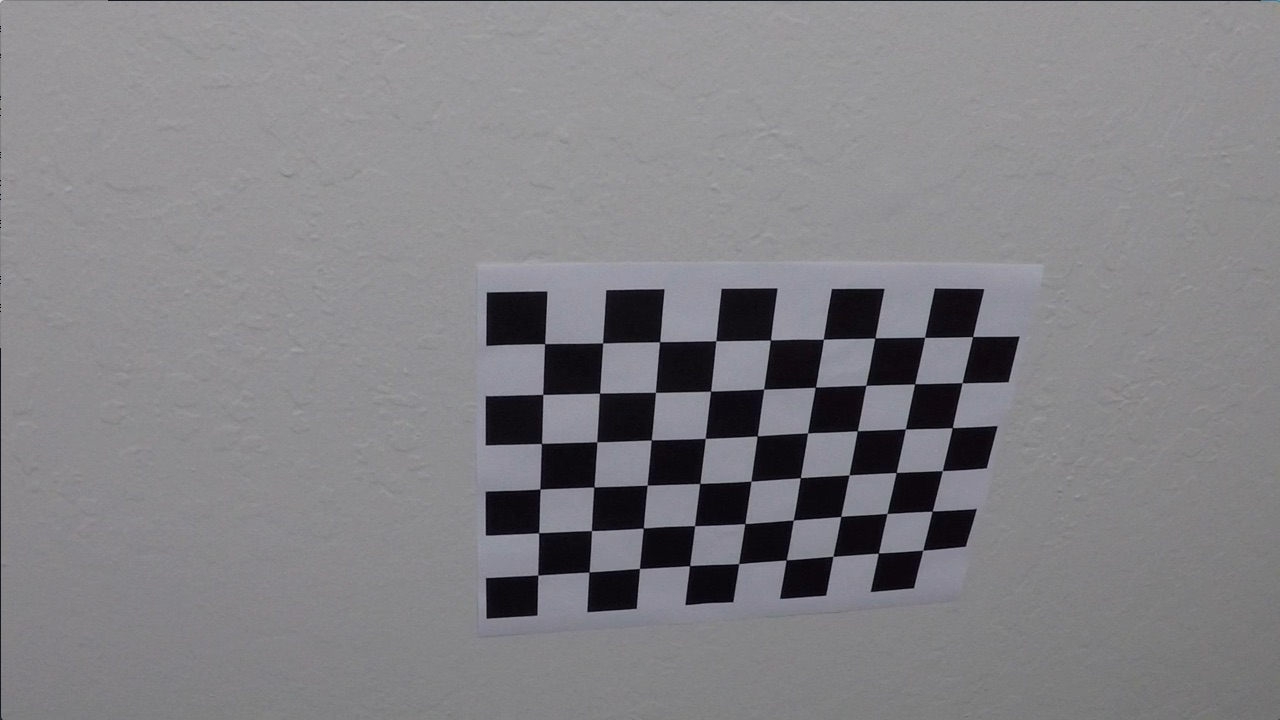
#> input picture Project/6. Project4 (Advanced Lane Finding)/camera_cal/calibration10.jpg, 1280 x 720 px; its folder holds only this picture in this run
$ jupyter execute --allow-errors 'Advanced Lane Finding Project.ipynb'   (shell and % lines are left out)   (older library calls are emulated)
#> lines starting #> are read from the running program, lines starting #| are printed output that depends on the picture; after the words box and inside, x2 and y2 are one past the last pixel; in counts of white or black regions, pixels touching at a corner belong together
# Camera Calibration and Distorsion Correction

[cell 1]
import math
import numpy as np
import cv2
import glob
import pickle
from tqdm import tqdm
import matplotlib.pyplot as plt

[cell 2]
# prepare object points, like (0,0,0), (1,0,0), (2,0,0) ....,(6,5,0)
objp = np.zeros((6*9,3), np.float32)
objp[:,:2] = np.mgrid[0:9, 0:6].T.reshape(-1,2)

# Arrays to store object points and image points from all the images.
objpoints = [] # 3d points in real world space
imgpoints = [] # 2d points in image plane.

# Make a list of calibration images
folder_path = './camera_cal/'
images = glob.glob('./camera_cal/calibration*.jpg')

def camera_calibration(gray_image_data):
    images = np.copy(gray_image_data)

    # Step through the list and search for chessboard corners
    for idx, fname in tqdm(enumerate(images)):
        img = cv2.imread(fname)
#> img is the input picture: shape (720, 1280, 3); mean B, G, R 133.1, 129.4, 130.2
        gray = cv2.cvtColor(img, cv2.COLOR_BGR2GRAY)

        # Find the chessboard corners
        ret, corners = cv2.findChessboardCorners(gray, (9,6), None)
#> ret = True; corners = 54 rows, first 8: [545.3, 343.1], [602.7, 342.8], [660.1, 341.3], [715.8, 340.7], [770.6, 340], [823.5, 339.2], [874.3, 338.5], [925.1, 337.4]

        # If found, add object points, image points
        if ret == True:
            objpoints.append(objp)
            imgpoints.append(corners)

            # Draw and display the corners
            cv2.drawChessboardCorners(img, (9,6), corners, ret)
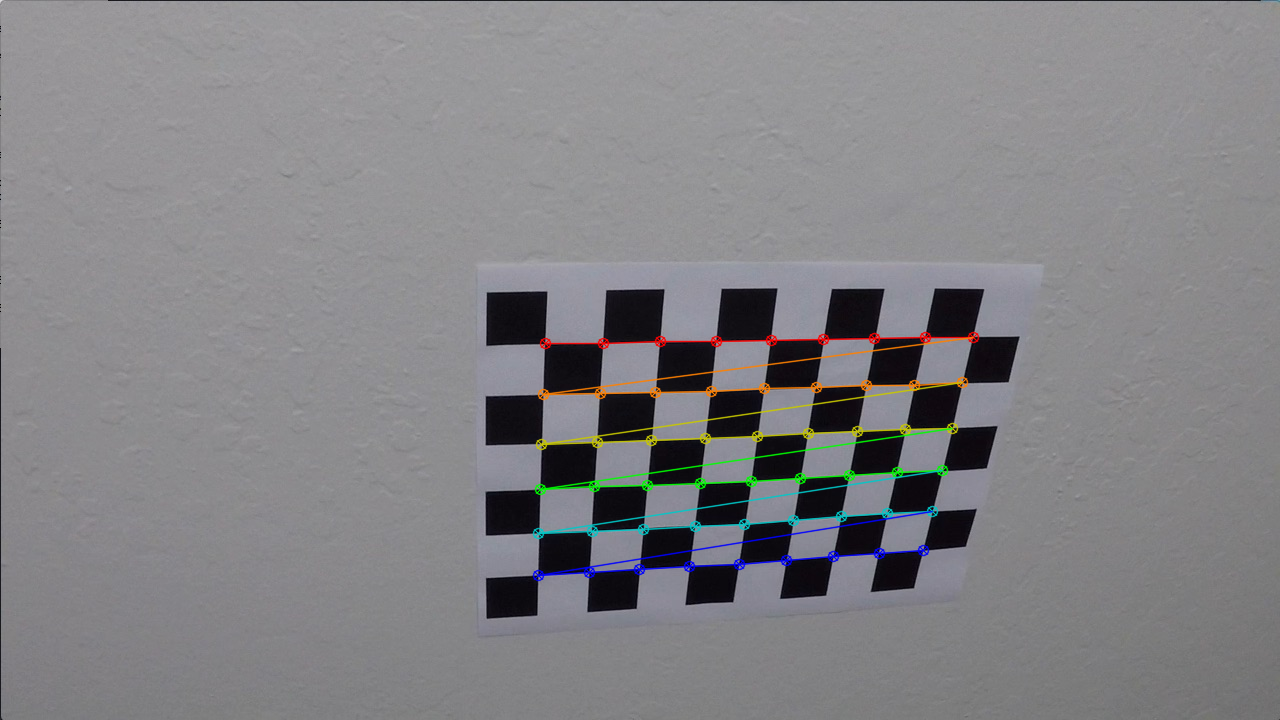
#> img: shape (720, 1280, 3); 1.91% of pixels changed, all inside (x1, y1, x2, y2) = (532, 331, 980, 582)
            write_name = './camera_cal/corners_found'+str(idx)+'.jpg'
            cv2.imwrite(write_name, img)
            #cv2.imshow('img', img)
            #cv2.waitKey(500)

    # Do camera calibration given object points and image points
    img_size = (img.shape[1], img.shape[0])
#> img_size = (1280, 720)
    ret, mtx, dist, rvecs, tvecs = cv2.calibrateCamera(objpoints, imgpoints, img_size, None, None)
#> ret = 0.68; mtx = [[1143.7, 0, 681.7], [0, 1109.2, 367.7], [0, 0, 1]]; dist = [[-0.515, 2.99, -0.00876, 0.00937, 1.41]]; rvecs = ([0.451, -0.252, 0.0361],); tvecs = ([-2.31, -0.422, 19.12],)

    return ret, mtx, dist, rvecs, tvecs

ret, mtx, dist, rvecs, tvecs = camera_calibration(images)
#> ret = 0.68; dist = [[-0.515, 2.99, -0.00876, 0.00937, 1.41]]; rvecs = ([0.451, -0.252, 0.0361],); tvecs = ([-2.31, -0.422, 19.12],)

[cell 3]
def distortion_correction(image_data, mtx, dist):
    images = np.copy(image_data)
    for idx, fname in tqdm(enumerate(images)):
        img = cv2.imread(fname)
        #gray = cv2.cvtColor(img, cv2.COLOR_BGR2GRAY)

        dst = cv2.undistort(img, mtx, dist, None, mtx)
        cv2.imwrite('./camera_cal/undist'+str(idx)+'.jpg', dst)

distortion_correction(images, mtx, dist)

[cell 4]
# Save the camera calibration result for later use (we won't worry about rvecs / tvecs)
dist_pickle = {}
dist_pickle["mtx"] = mtx
dist_pickle["dist"] = dist
#print(dist_pickle)
pickle.dump( dist_pickle, open( "./camera_cal/calibration_ pickle.p", "wb" ) )

# Canny Edge Detection

[cell 5]
def grayscale(img):
    """Applies the Grayscale transform
    This will return an image with only one color channel
    but NOTE: to see the returned image as grayscale
    (assuming your grayscaled image is called 'gray')
    you should call plt.imshow(gray, cmap='gray')"""
    return cv2.cvtColor(img, cv2.COLOR_RGB2GRAY)
    # Or use BGR2GRAY if you read an image with cv2.imread()
    # return cv2.cvtColor(img, cv2.COLOR_BGR2GRAY)

def canny(img, low_threshold, high_threshold):
    """Applies the Canny transform"""
    return cv2.Canny(img, low_threshold, high_threshold)

def gaussian_blur(img, kernel_size):
    """Applies a Gaussian Noise kernel"""
    return cv2.GaussianBlur(img, (kernel_size, kernel_size), 0)

def region_of_interest(img, vertices):
    """
    Applies an image mask.

    Only keeps the region of the image defined by the polygon
    formed from `vertices`. The rest of the image is set to black.
    """
    #defining a blank mask to start with
    mask = np.zeros_like(img)
    # print("mask: ", mask.shape)

    #defining a 3 channel or 1 channel color to fill the mask with depending on the input image
    if len(img.shape) > 2:
        channel_count = img.shape[2]  # i.e. 3 or 4 depending on your image
        ignore_mask_color = (255,) * channel_count
        # print("True")
    else:
        ignore_mask_color = 255
        # print("False")

    #ignore_mask_color = 255
    #filling pixels inside the polygon defined by "vertices" with the fill color
    cv2.fillPoly(mask, vertices, ignore_mask_color)

    #returning the image only where mask pixels are nonzero
    masked_image = cv2.bitwise_and(img, mask)
    return masked_image


# [52 lines left out: functions draw_lines, hough_lines, weighted_img, normaliseColourImages, not called in this run]

## Enhance Contrast using histogram equalization
def enhanceContrastOfImage(img):
    #return cv2.equalizeHist(img)

    yuv_img = cv2.cvtColor(img, cv2.COLOR_RGB2YUV)
    yuv_img[:,:,0] = cv2.equalizeHist(np.asarray(yuv_img[:,:,0], np.uint8))
    return cv2.cvtColor(yuv_img, cv2.COLOR_YUV2RGB)

    '''
    if np.mean(img) < 50:
        brightImage = img.copy()
        brightImage[:,:,0] = cv2.equalizeHist(img[:,:,0])
        brightImage[:,:,1] = cv2.equalizeHist(img[:,:,1])
        brightImage[:,:,2] = cv2.equalizeHist(img[:,:,2])
        return brightImage
    return img
    '''

[cell 6]
image = cv2.cvtColor(cv2.imread('./test_images/test1.jpg'), cv2.COLOR_BGR2RGB)
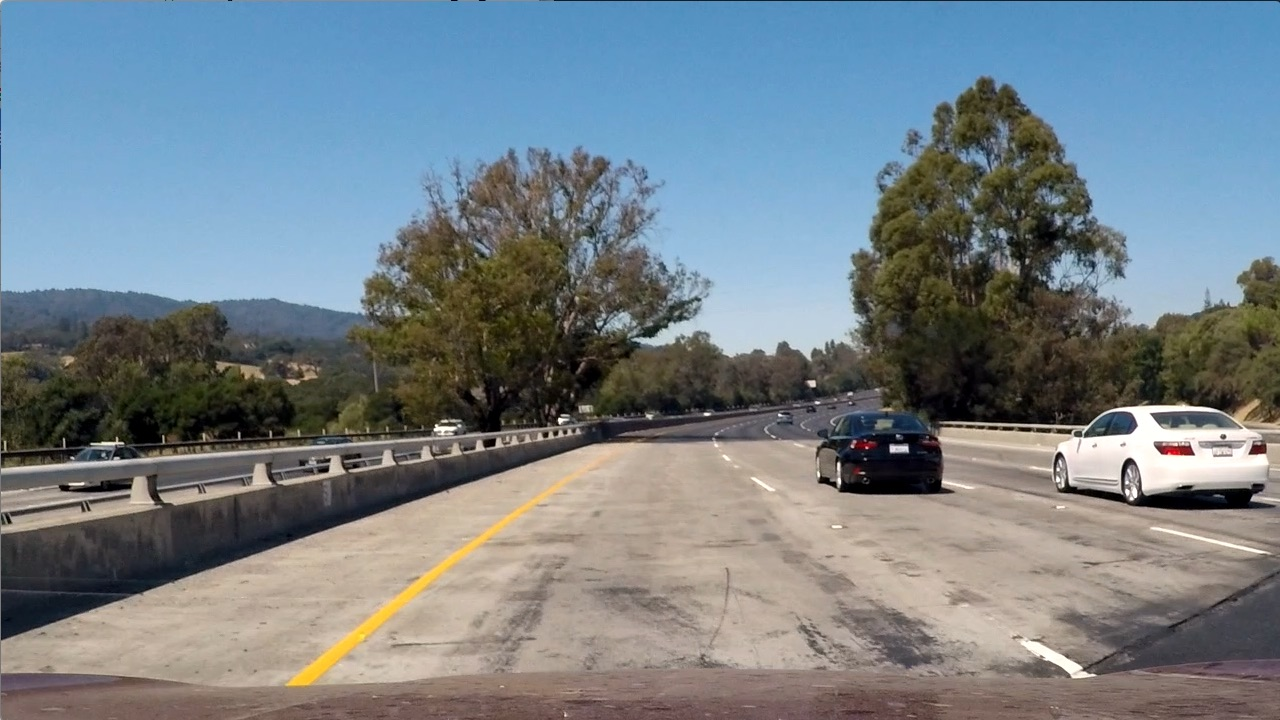
#> input picture Project/6. Project4 (Advanced Lane Finding)/test_images/test1.jpg, 1280 x 720 px
#import matplotlib.image as mpimg
#image = mpimg.imread('./test_images/test1.jpg')
plt.figure(figsize=(13,13))
plt.imshow(image)
#print(image[0:5, 0:5])

[cell 7]
enhanced_img = enhanceContrastOfImage(image)
#> in enhanceContrastOfImage, `yuv_img = cv2.cvtColor(img, cv2.COLOR_RGB2YUV)`: yuv_img: shape (720, 1280, 3); mean of channels 0, 1, 2 126.1, 132.7, 120.5
#> in enhanceContrastOfImage, `yuv_img[:,:,0] = cv2.equalizeHist(np.asarray(yuv_img[:,:,0], np.uint8))`: yuv_img: shape (720, 1280, 3); mean of channels 0, 1, 2 128, 132.7, 120.5
plt.figure(figsize=(13,13))
plt.imshow(enhanced_img, cmap='gray')
print("blur_gray shape:", enhanced_img.shape)
#| blur_gray shape: (720, 1280, 3)

[cell 8]
# Scale Image to gray
gray = grayscale(enhanced_img)
print('Gray scaled image is:', type(gray), 'with dimensions:', gray.shape)
#| Gray scaled image is: <class 'numpy.ndarray'> with dimensions: (720, 1280)
plt.figure(figsize=(13,13))
plt.imshow(gray, cmap='gray')
print(gray[0:5, 0:5])
#| [[251 253 249 228 170]
#|  [253 244 161 140 154]
#|  [248 156 140 131 124]
#|  [220 135 133 121 119]
#|  [166 154 133 121 113]]
#mpimg.imsave("submission/image/gray.jpg", gray, cmap='gray')

[cell 9]
# Blur gray image
blur_gray = gaussian_blur(gray, 5)

plt.figure(figsize=(13,13))
plt.imshow(blur_gray, cmap='gray')
print("blur_gray shape:", blur_gray.shape)
#| blur_gray shape: (720, 1280)

#mpimg.imsave("submission/image/blur_gray.jpg", blur_gray, cmap='gray')

#> (a cell that did not finish here is left out)

[cell 11]
# Mask
imshape = np.shape(image)
#> imshape = (720, 1280, 3)

bottom_mask = 470
middle_mask = 60
width_center = imshape[1]*0.5
#> width_center = 640
height_center = imshape[0]*0.59
#> height_center = 424.8
height_bottom = imshape[0]*0.1
#> height_bottom = 72

vertices = np.array([[(width_center-bottom_mask,imshape[0]-height_bottom),
                      (width_center-middle_mask, height_center),
                      (width_center+middle_mask, height_center),
                      (width_center+bottom_mask,imshape[0]-height_bottom)]], dtype=np.int32)

masked_img = region_of_interest(image, vertices)
#> in region_of_interest, `cv2.fillPoly(mask, vertices, ignore_mask_color)`:
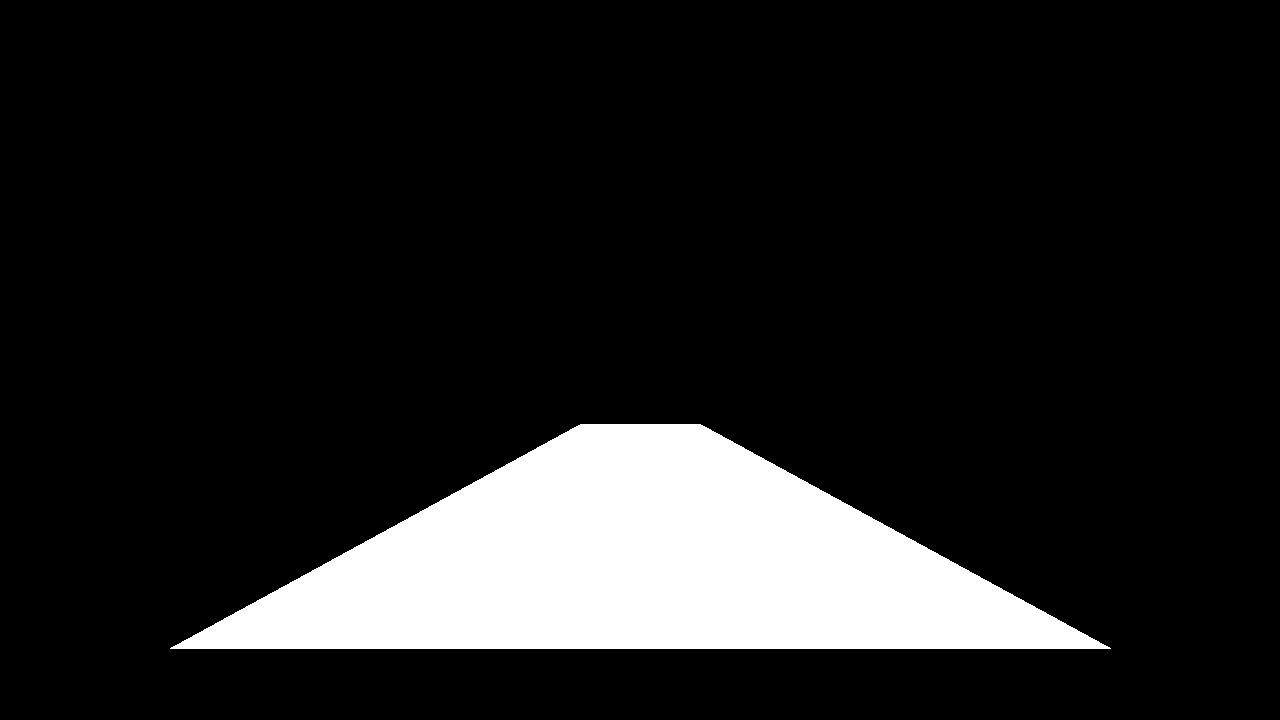
#> mask: shape (720, 1280, 3); 13% white; 1 white region, box (x1, y1, x2, y2) and area: (170, 424, 1111, 649) 119661
plt.figure(figsize=(13,13))
plt.imshow(masked_img)
print("masked_edges shape: ", masked_img.shape)
#| masked_edges shape:  (720, 1280, 3)

#mpimg.imsave("submission/image/masked_edges.jpg", masked_edges, cmap='gray')

[cell 12]
# Mask
imshape = np.shape(image)

bottom_mask = 500
middle_mask = 100
width_center = imshape[1]*0.5
height_center = imshape[0]*0.62
#> height_center = 446.4

vertices = np.array([[(width_center-bottom_mask,imshape[0]),
                      (width_center-middle_mask, height_center),
                      (width_center+middle_mask, height_center),
                      (width_center+bottom_mask,imshape[0])]], dtype=np.int32)
#> further down, test_img is the input picture: shape (720, 1280, 3); mean B, G, R 135.5, 128.7, 117.5

#> (the rest of this cell did not finish here and is left out)

# Perspective Transform

[cell 13]
def perspective_transform(image_data):
    img = np.copy(image_data)
    # work on defining perspective transformation area
    img_size = (img.shape[1], img.shape[0])
#> img_size = (1280, 720)
    bot_width = 0.45#0.4#0.8#0.76 # percent of bottom trapezoid height
    mid_width = 0.12#0.04#0.2#0.08 # percent of middle trapezoid height
    height_pct = 0.66#0.66#0.62 # percent for trapezoid height
    bottom_trim = 0.935#0.935 # percent from top to bottom to avoid car hood

    src = np.float32([[img.shape[1]*(0.5-mid_width/2), img.shape[0]*height_pct], [img.shape[1]*(0.5+mid_width/2), img.shape[0]*height_pct],
                    [img.shape[1]*(0.5+bot_width/2), img.shape[0]*bottom_trim], [img.shape[1]*(0.5-bot_width/2),  img.shape[0]*bottom_trim]])

    offset = img_size[0]*0.25#0.3#0.15#0.25
#> offset = 320
    dst = np.float32([[offset, 0], [img_size[0]-offset, 0], [img_size[0]-offset, img_size[1]], [offset, img_size[1]]])

    # perform the transform
    M = cv2.getPerspectiveTransform(src, dst)
    Minv = cv2.getPerspectiveTransform(dst,src)
    warped = cv2.warpPerspective(img, M, img_size, flags=cv2.INTER_LINEAR)
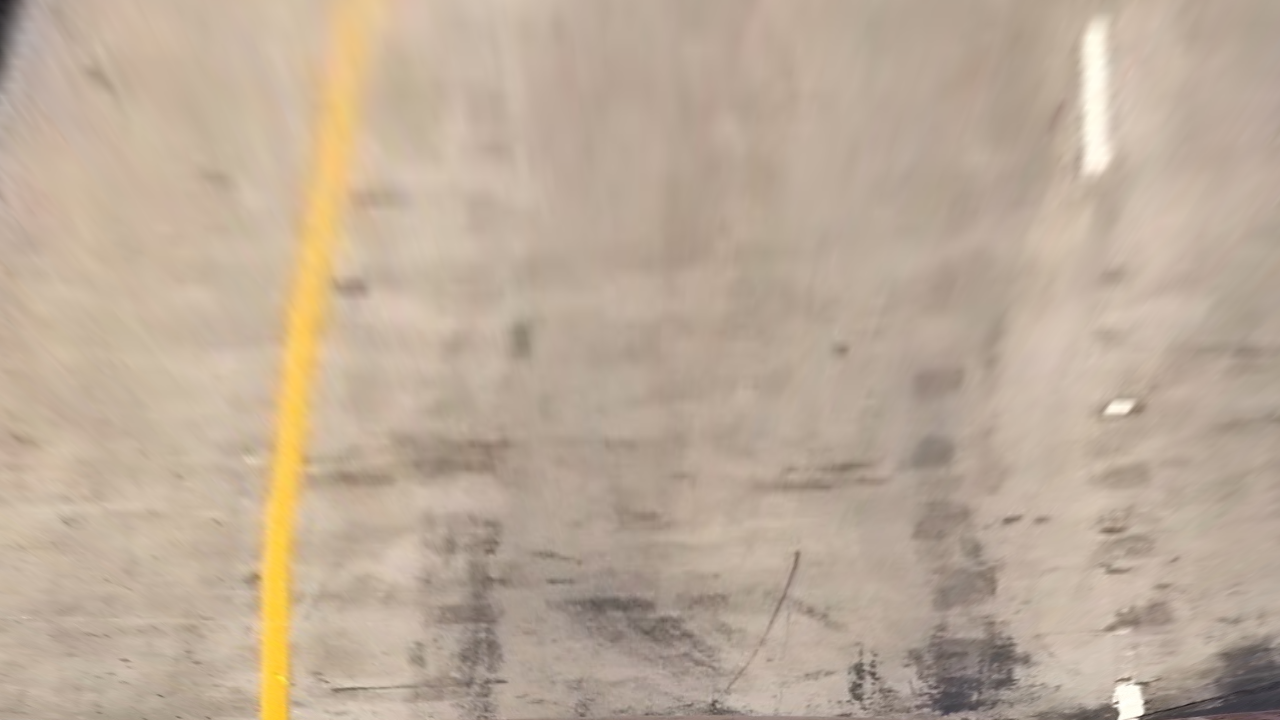
#> warped: shape (720, 1280, 3); mean B, G, R 153.1, 171.4, 189

    #write_name = './test_images/2. warped' + str(idx+1) + '.jpg'
    write_name = './test_images/2. warped.jpg'
    cv2.imwrite(write_name, warped)

test_img = cv2.imread('./test_images/test1.jpg')
perspective_transform(test_img)
